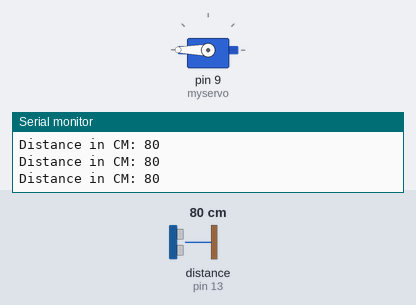
The sketch below on a simulated Arduino Uno, built with avr-gcc and run on an emulated ATmega328P. On the bench: servo, the last lines printed to the serial monitor. The inputs (shaded band) are chosen by the test bench; at power-on: distance to the obstacle (sensor on pin 13) 80 cm. The echo pulse lasts 58.3 µs per cm.

Above: at 1.2 s.
1.3 s: distance to the obstacle (sensor on pin 13) set to 2 cm
At 1.7 s:
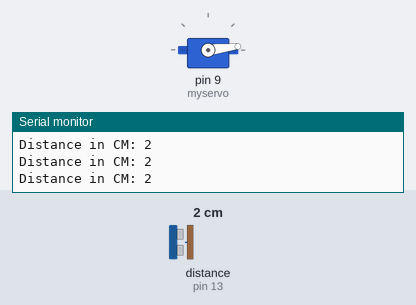
2.8 s: distance to the obstacle (sensor on pin 13) set to 18 cm
At 4.0 s:
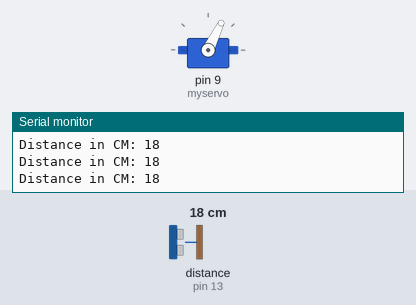
4.3 s: distance to the obstacle (sensor on pin 13) set to 9 cm
At 4.7 s:
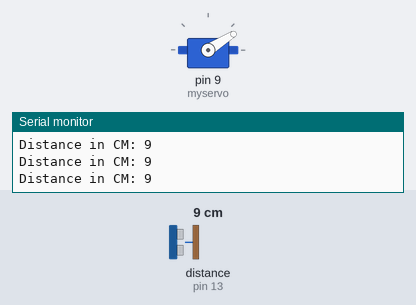
5.8 s: distance to the obstacle (sensor on pin 13) set to 35 cm
At 6.5 s:
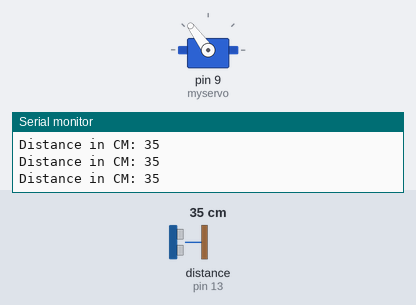
7.3 s: distance to the obstacle (sensor on pin 13) set to 60 cm
At 8.3 s:
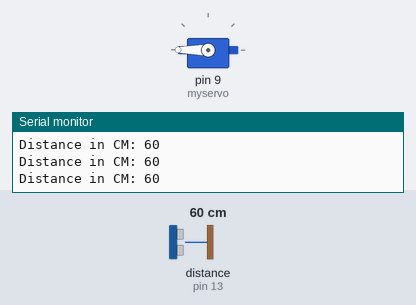
10.3 s: distance to the obstacle (sensor on pin 13) set to 47 cm
At 11.6 s:
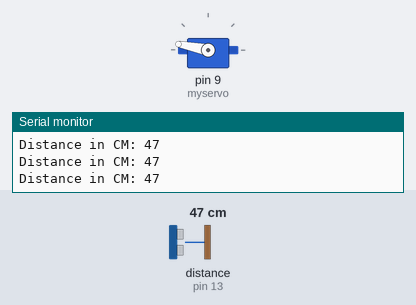
Timing chart, 0 to 12.8 s (numbered marks = the images above; inputs shaded):
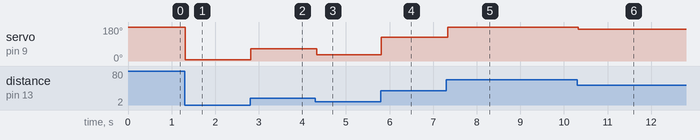

Measured:
- after the input at 1.3 s, servo on pin 9 (myservo): 180° → 7° at once
- after the input at 2.8 s, servo on pin 9 (myservo): 7° → 64° at once
- after the input at 4.3 s, servo on pin 9 (myservo): 64° → 32° at once
- after the input at 5.8 s, servo on pin 9 (myservo): 32° → 126° at once
- after the input at 7.3 s, servo on pin 9 (myservo): 126° → 180° at once
- after the input at 10.3 s, servo on pin 9 (myservo): 180° → 169° at once

The sketch:

UltrasonicServoTest.ino
```cpp
/*
 * Ultrasonic Servo Test
 * Based off of UltrasonicSimple.ino
 */
#include <Servo.h>
#include <Ultrasonic.h>

/*
 * Pass as a parameter the trigger and echo pin, respectively,
 * or only the signal pin (for sensors 3 pins), like:
 * Ultrasonic ultrasonic(13);
 */
Ultrasonic ultrasonic(12, 13);
Servo myservo;  // create servo object to control a servo

int distance;
int val;

void setup() {
  myservo.attach(9);  // attaches the servo on pin 9 to the servo object
  Serial.begin(9600);
}

void loop() {
  // Pass INC as a parameter to get the distance in inches
  distance = ultrasonic.read();

  Serial.print("Distance in CM: ");
  Serial.println(distance);
  if (distance > 50){
    distance = 50;
  }

  val = map(distance, 0, 50, 0, 180);     // scale it for use with the servo (value between 0 and 180)
  myservo.write(val);                  // sets the servo position according to the scaled value

  delay(10);
}
```
